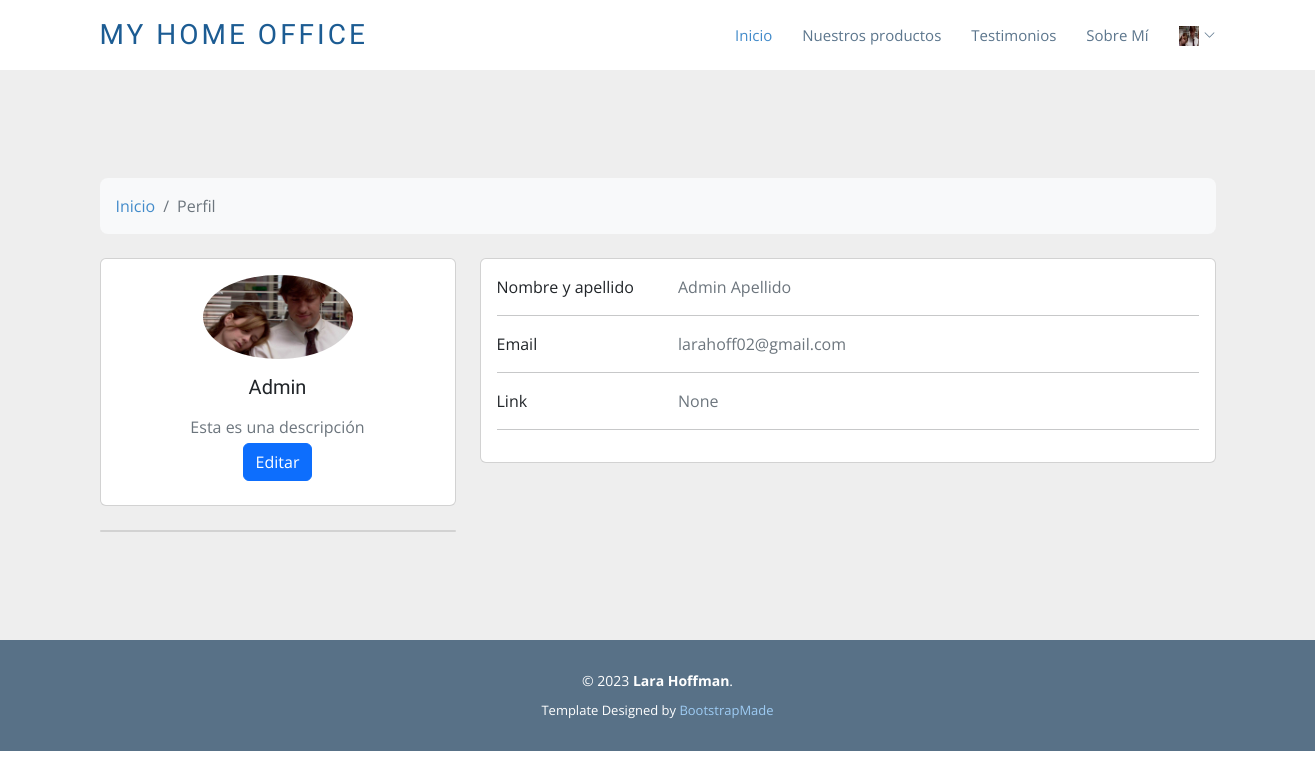
Page /perfil (signed in) on the committed database.
### AppFinal/models.py (models this page shows)
class Perfiles(models.Model):
    user = models.OneToOneField(User, on_delete=models.CASCADE) # un usuario puede tener un solo perfil
    avatar = models.ImageField(upload_to="avatars", null=True, blank=True)
    descripcion = models.TextField(null=True , blank=True)
    link = models.URLField(max_length=200, null=True , blank=True)
    @staticmethod
    def get_or_create_perfil(user):
        perfil, created = Perfiles.objects.get_or_create(user=user)
        return perfil, created

### AppFinal/views.py (the view)
# urls.py: path('perfil', views.perfil, name="Perfil"),
@login_required
def perfil(request):
    perfil, created = Perfiles.get_or_create_perfil(request.user)
    return render(request, 'AppFinal/perfil.html', {'perfil': perfil})

### AppFinal/templates/AppFinal/perfil.html
{% extends "AppFinal/layout.html" %}
{% load static %}
{% block lo-que-cambia %}
<section style="background-color: #eee;">
    <div class="container py-5">
      <div class="row">
        <div class="col">
          <nav aria-label="breadcrumb" class="bg-light rounded-3 p-3 mb-4">
            <ol class="breadcrumb mb-0">
              <li class="breadcrumb-item"><a href="{% url 'Inicio'%}">Inicio</a></li>
              <li class="breadcrumb-item active" aria-current="page">Perfil</li>
            </ol>
          </nav>
        </div>
      </div>
      <div class="row">
        <div class="col-lg-4">
          <div class="card mb-4">
            <div class="card-body text-center">
                {% if perfil.avatar %}
                <img src="{{ perfil.avatar.url }}" class="rounded-circle img-fluid" style="width: 150px;height: auto;" alt="Avatar">
                {% endif %}
              <h5 class="my-3">{{ perfil.user.first_name }}</h5>
              <p class="text-muted mb-1">{{ perfil.descripcion }}</p>
              <div class="d-flex justify-content-center mb-2">
                <a href="{% url 'EditarPerfil'%}"type="button" class="btn btn-primary">Editar</a>
              </div>
            </div>
          </div>
          <div class="card mb-4 mb-lg-0">
          </div>
        </div>
        <div class="col-lg-8">
          <div class="card mb-4">
            <div class="card-body">
              <div class="row">
                <div class="col-sm-3">
                  <p class="mb-0">Nombre y apellido</p>
                </div>
                <div class="col-sm-9">
                  <p class="text-muted mb-0">{{ perfil.user.first_name }} {{ perfil.user.last_name }}</p>
                </div>
              </div>
              <hr>
              <div class="row">
                <div class="col-sm-3">
                  <p class="mb-0">Email</p>
                </div>
                <div class="col-sm-9">
                  <p class="text-muted mb-0">{{ perfil.user.email }}</p>
                </div>
              </div>
              <hr>
              <div class="row">
                <div class="col-sm-3">
                  <p class="mb-0">Link</p>
                </div>
                <div class="col-sm-9">
                  <p class="text-muted mb-0">{{ perfil.link }}</p>
                </div>
              </div>
              <hr>
            </div>
          </div>
      </div>
    </div>
{% endblock %}

### AppFinal/templates/AppFinal/layout.html (shortened to what this page needs)
<!doctype html>
<html lang="es">
  <head>
    {% load static %}
    <link href="https://cdn.jsdelivr.net/npm/bootstrap@5.3.0-alpha3/dist/css/bootstrap.min.css" rel="stylesheet">
    <link href="{% static 'AppFinal/assets/vendor/animate.css/animate.min.css' %}" rel="stylesheet">
    <link href="{% static 'AppFinal/assets/vendor/aos/aos.css' %}" rel="stylesheet">
    <link href="{% static 'AppFinal/assets/vendor/bootstrap/css/bootstrap.min.css' %}" rel="stylesheet">
    <link href="{% static 'AppFinal/assets/vendor/bootstrap-icons/bootstrap-icons.css' %}" rel="stylesheet">
    <link href="{% static 'AppFinal/assets/vendor/boxicons/css/boxicons.min.css' %}" rel="stylesheet">
    <link href="{% static 'AppFinal/assets/vendor/glightbox/css/glightbox.min.css' %}" rel="stylesheet">
    <link href="{% static 'AppFinal/assets/vendor/swiper/swiper-bundle.min.css' %}" rel="stylesheet">
    <link href="{% static 'AppFinal/assets/css/style.css' %}" rel="stylesheet">
  </head>
  <body>
    <header id="header" class="d-flex align-items-center">
      <div class="container d-flex align-items-center">
        <div class="logo me-auto">
          <h1><a href="{% url 'Inicio' %}">My Home Office</a></h1>
        </div>
        <nav id="navbar" class="navbar">
          <ul>
            <li><a class="nav-link scrollto active" href="{% url 'Inicio' %}">Inicio</a></li>
            <li><a class="nav-link scrollto" href="{% url 'List' %}">Nuestros productos</a></li>
            <li><a class="nav-link scrollto" href="{% url 'LeerMensajes' %}">Testimonios</a></li>
            <li><a class="nav-link scrollto" href="{% url 'About' %}">Sobre Mí</a></li>
            {% if not request.user.is_authenticated %}
            <li><a class="nav-link scrollto" href="{% url 'Register' %}">Registrarse</a></li>
            <li><a class="nav-link scrollto" href="{% url 'Login' %}">Iniciar Sesión</a></li>
            {% else %}
            <li class="dropdown"><a href="{% url 'Perfil'%}"><span>{% if perfil.avatar %}
              <img src="{{ perfil.avatar.url }}" height="20px" width="20px" alt="Avatar">
              {% else %}
              {{request.user.username}}
              {% endif %}</span><i class="bi bi-chevron-down"></i></a>
            </li>
            {% endif %}
          </ul>
        </nav>
      </div>
    </header>
    <main id="main">
      {% block lo-que-cambia %}
      {% endblock %}
    </main>
  <footer id="footer">
    <div class="container">
      <div class="copyright">
        &copy; 2023 <strong><span>Lara Hoffman</span></strong>.
      </div>
      <div class="credits">
        Template Designed by <a href="https://bootstrapmade.com/">BootstrapMade</a>
      </div>
    </div>
  </footer>
  </body>
</html>

### AppFinal/static/AppFinal/assets/css/style.css (style rules this page uses)
body { font-family: "Open Sans", sans-serif; color: #444; }
a { color: #428bca; text-decoration: none; }
h1, h2, h3, h4, h5, h6, .font-primary { font-family: "Raleway", sans-serif; }
#header { height: 70px; background: #fff; z-index: 997; box-shadow: 0px 5px 15px 0px rgba(0, 0, 0, 0.06); }
#header .logo h1 { font-size: 28px; margin: 0; padding: 10px 0; line-height: 1; font-weight: 400; letter-spacing: 3px; text-transform: uppercase; }
#header .logo h1 a, #header .logo h1 a:hover { color: #1c5c93; text-decoration: none; }
.navbar { padding: 0; }
.navbar ul { margin: 0; padding: 0; display: flex; list-style: none; align-items: center; }
.navbar li { position: relative; }
.navbar a, .navbar a:focus { display: flex; align-items: center; justify-content: space-between; padding: 10px 0 10px 30px; font-family: "Open Sans", sans-serif; font-size: 15px; color: #5c768d; white-space: nowrap; transition: 0.3s; }
.navbar a i, .navbar a:focus i { font-size: 12px; line-height: 0; margin-left: 5px; }
.navbar a:hover, .navbar .active, .navbar .active:focus, .navbar li:hover>a { color: #428bca; }
section { padding: 60px 0; overflow: hidden; }
#footer { background: #587187; padding: 0 0 30px 0; color: #fff; font-size: 14px; }
#footer .copyright { text-align: center; padding-top: 30px; }
#footer .credits { padding-top: 10px; text-align: center; font-size: 13px; color: #fff; }
#footer .credits a { color: #9eccf4; }

### rows in the picture
Perfiles: avatar (picture), user.first_name "Admin", descripcion "Esta es una descripción", user.last_name "Apellido", user.email "larahoff02@gmail.com", link "None"
